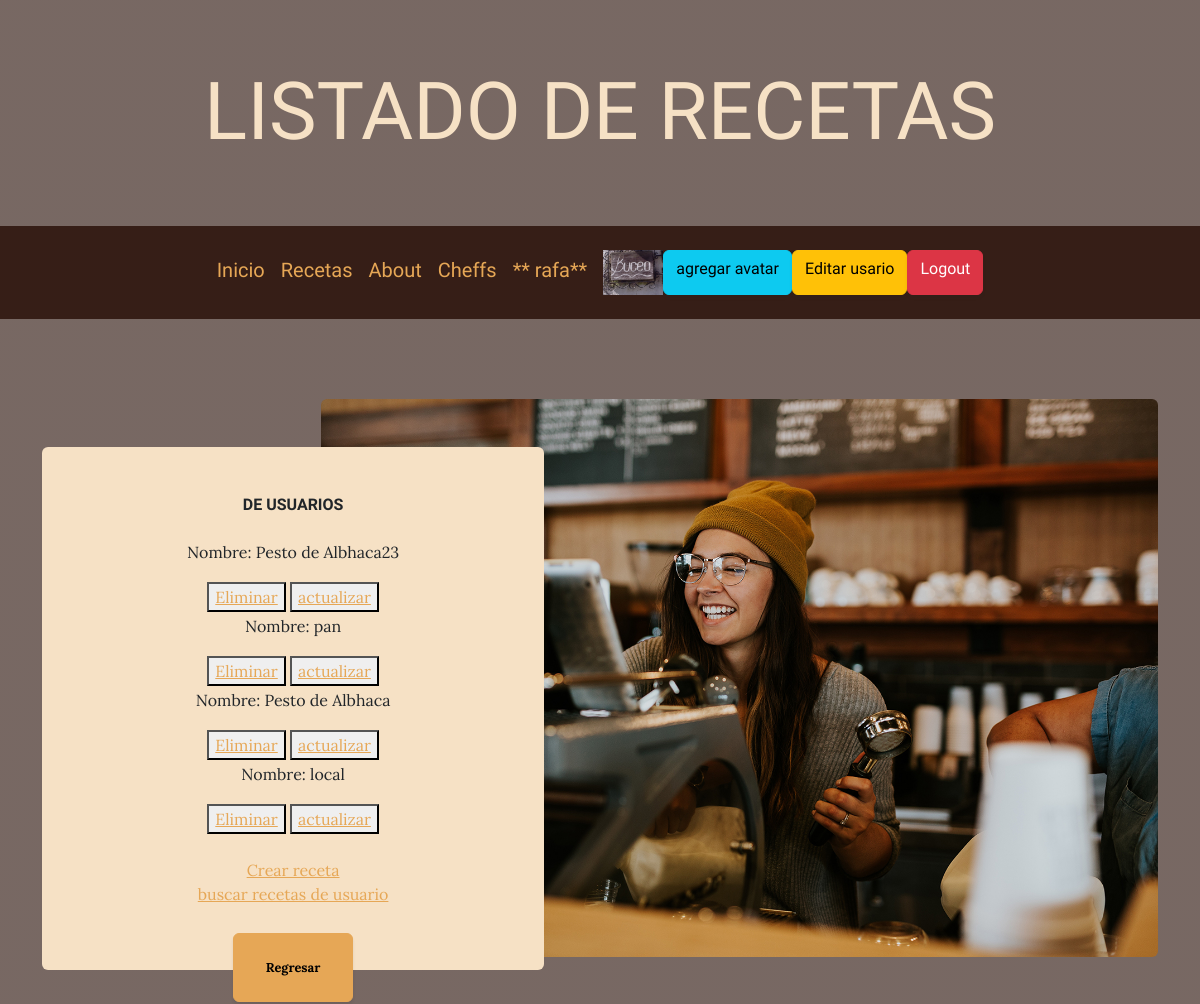
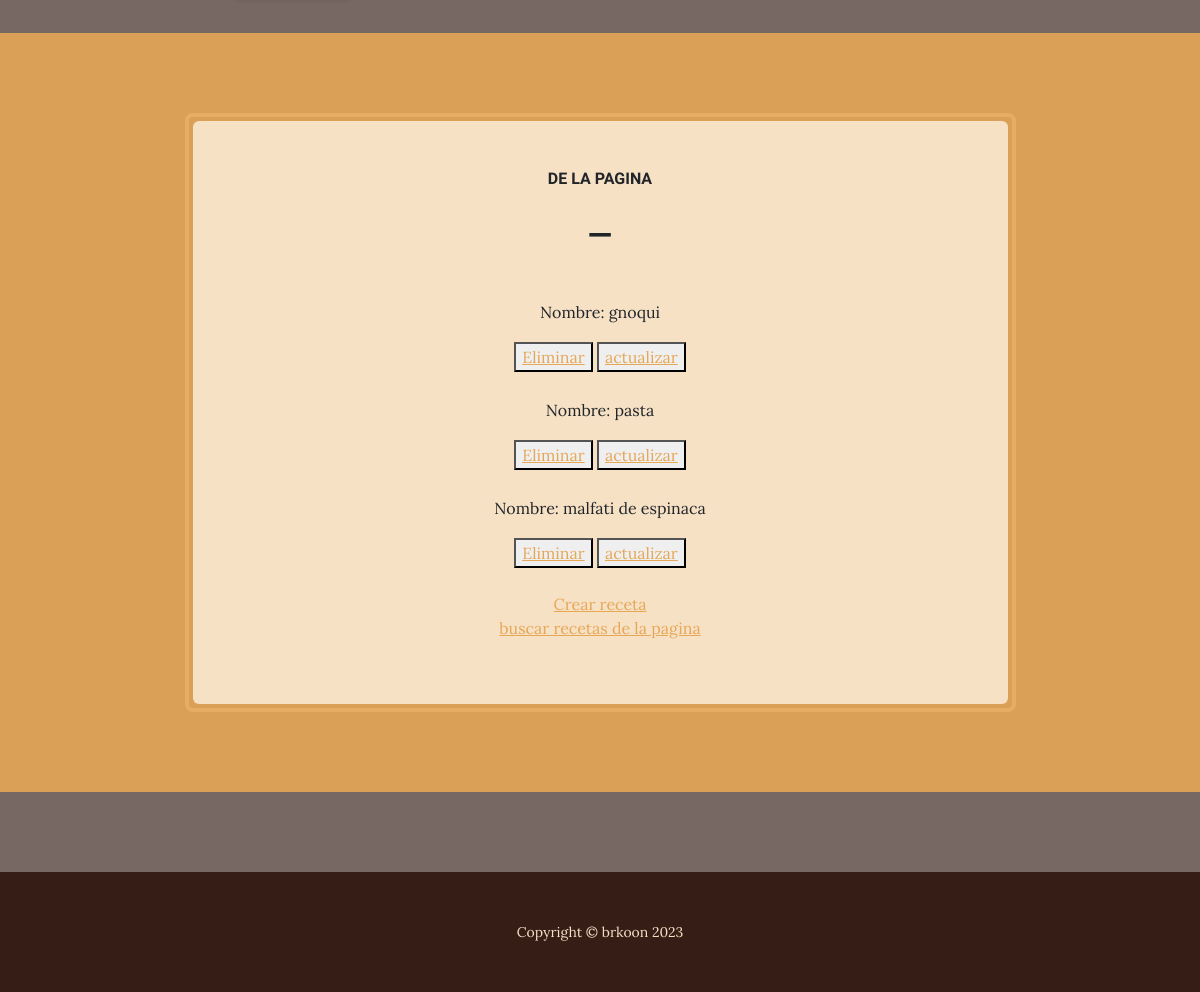
/AppRecetas/recetasMain/ (signed in), run on the app's committed database (2 pictures, top to bottom).
### AppRecetas/models.py (models this page shows, shortened)
class Avatar(models.Model):
    usuario = models.ForeignKey(User, on_delete=models.CASCADE)
    image = models.ImageField(upload_to= "avatares", null=True, blank=True)

class RecetasUsr(models.Model):
    nom_platosUsr = models.CharField(max_length=20)
    ingredientesUsr = models.CharField(max_length=100)
    recetaUsr = models.CharField(max_length=100)
    tiempoUsr = models.IntegerField()
    dificultadUsr = models.CharField(max_length=10)
    tipoDeCocinaUsr = models.CharField(max_length=20)
    fuenteUsr = models.CharField(max_length=30)
    procedimientoUsr = models.TextField()

class RecetasMain(models.Model):
    nom_platos = models.CharField(max_length=20)
    ingredientes = models.CharField(max_length=100)
    receta = models.CharField(max_length=100)
    tiempo = models.IntegerField()
    dificultad = models.CharField(max_length=10)
    tipoDeCocina = models.CharField(max_length=20)
    fuente = models.CharField(max_length=30)
    procedimiento = models.TextField()

### AppRecetas/views.py (the view)
# urls.py: path("recetasMain/", vista_recetasMain, name= "RecetasMain"),
def vista_recetasMain(request):
  recetasUsr_all = RecetasUsr.objects.all()
  recetasMain_all = RecetasMain.objects.all()
  return render(request,'AppRecetas/recetasMain.html', {"lista_recetasUsr" : recetasUsr_all , "lista_recetasMain": recetasMain_all})

### AppRecetas/templates/AppRecetas/recetasMain.html (shortened to what this page needs)
{% extends "AppRecetas/base.html" %}
{% block  titulo %}
Listado de recetas
{% endblock  %}
{% block  titulo_rec_1 %}
De usuarios
{% endblock %}
{% block complement%}
{% for recetasUsr in  lista_recetasUsr %}
    <p>Nombre: {{recetasUsr.nom_platosUsr}}  </p>
<button>
    <a href=" {% url 'eliminarRecetasUsr' recetasUsr.nom_platosUsr %}  ">Eliminar</a>
</button>
<button>
    <a href=" {% url 'updateRecetasUsr' recetasUsr.nom_platosUsr %}  ">actualizar</a>
    </button>
<br>
 {%endfor%}
 <br>
 <a href=" {% url 'AddRecetasUsr'  %}  ">Crear receta</a>
 <br>
 <a href="{% url 'seekRecetasUsr' %}">buscar recetas de usuario</a>
<br>
{% endblock %}
{% block titulos_rec_2 %}
De la pagina
{% endblock titulos_rec_2 %}
{% block complement_1 %}
{% for recetasMain in  lista_recetasMain %}
<br>
    <p>Nombre: {{recetasMain.nom_platos}}  </p>
<button>
{% if request.user.is_authenticated  %}
<a href=" {% url 'eliminarRecetasMain' recetasMain.nom_platos %}  ">Eliminar</a>
{% endif %}
</button>
<button>
<a href=" {% url 'updateRecetasMain' recetasMain.nom_platos %}  ">actualizar</a>
</button>
<br>
{%endfor%}
<br>
<a href=" {% url 'AddRecetasMain'  %}  ">Crear receta</a>
<br>
<a href="{% url 'seekRecetas' %}">buscar recetas de la pagina </a>
{%endblock%}

### AppRecetas/templates/AppRecetas/base.html (shortened to what this page needs)
<!DOCTYPE html>
<html lang="en">
    <head>
        {% load static  %}
        <link href="{% static 'AppRecetas/css/styles.css'%}" rel="stylesheet" />
    </head>
    <body>
        <header>
            <h1 class="site-heading text-center text-faded d-none d-lg-block">
                <span class="site-heading-lower">
                    {% block  titulo %}
                     {% endblock %}
                </span>
            </h1>
        </header>
        <nav class="navbar navbar-expand-lg navbar-dark py-lg-4" id="mainNav">
            <div class="container">
                <div class="collapse navbar-collapse" id="navbarSupportedContent">
                    <ul class="navbar-nav mx-auto">
                        <a class="navbar-brand" href="{% url 'Inicio' %}">Inicio</a>
                <a class="navbar-brand" href="{% url 'RecetasMain' %}">Recetas</a>
                <a class="navbar-brand" href="{% url 'About' %}">About</a>
                {% if request.user.is_authenticated  %}
                <a class="navbar-brand" href="{% url 'listaCheff' %}">Cheffs</a>
                {% endif %}
                {% if request.user.is_authenticated  %}
                <a class="navbar-brand" href="">** {{user.username}}**</a>
                {% with user.avatar_set.first as  miPrimerAvatar %}
                {% if miPrimerAvatar  %}
                <a href="{% url 'listaavatar' %}">
                <img src="{{miPrimerAvatar.image.url}}" alt=" NO EXITE AVATAR", style="max-width: 60px;">
                </a>
                {% endif %}
                {% endwith %}
                <a class="btn btn-info" href="{% url 'AddAvatar' %}">agregar avatar</a>
                <a class="btn btn-warning" href="{% url 'EditUsr' %}">Editar usario</a>
                <a class="btn btn-danger" href="{% url 'Logout' %}">Logout</a>
                {% else %}
                <a class="btn btn-success" href="{% url 'Login' %}">Login</a>
                <a class="btn btn-primary" href="{% url 'Register' %}">Registrarse</a>
                {% endif %}
                    </ul>
                </div>
            </div>
        </nav>
        <section class="page-section clearfix">
            <div class="container">
                <div class="intro">
                    <img class="intro-img img-fluid mb-3 mb-lg-0 rounded" src="{% static 'AppRecetas/assets/img/intro.jpg' %}" alt="..." />
                    <div class="intro-text left-0 text-center bg-faded p-5 rounded">
                        <h2 class="section-heading mb-4">
                            <span class="section-heading-upper">
                                {% block  titulo_rec_1 %}  {% endblock %}
                            </span>
                        </h2>
                        <p class="mb-3">
                            {% block  complement %}
                            {% endblock %}
                        </p>
                        <div class="intro-button mx-auto"><a class="btn btn-primary btn-xl" href="{% url 'Inicio' %}">Regresar</a></div>
                    </div>
                </div>
            </div>
        </section>
        <section class="page-section cta">
            <div class="container">
                <div class="row">
                    <div class="col-xl-9 mx-auto">
                        <div class="cta-inner bg-faded text-center rounded">
                            <h2 class="section-heading mb-4">
                                <span class="section-heading-upper">
                                    {% block titulos_rec_2 %}{% endblock titulos_rec_2 %}
                                </span>
                                <span class="section-heading-lower">_</span>
                            </h2>
                            <p class="mb-0">
                            {% block  complement_1 %}
                            {% endblock %}
                            </p>
                        </div>
                    </div>
                </div>
            </div>
        </section>
        <footer class="footer text-faded text-center py-5">
            <div class="container">
                <p class="m-0 small">Copyright &copy; brkoon  2023</p>
            </div>
        </footer>
    </body>
</html>

### data on the page
Avatar: image (picture)
RecetasUsr: nom_platosUsr "Pesto de Albhaca23"
RecetasUsr: nom_platosUsr "pan"
RecetasUsr: nom_platosUsr "Pesto de Albhaca"
RecetasUsr: nom_platosUsr "local"
RecetasMain: nom_platos "gnoqui"
RecetasMain: nom_platos "pasta"
RecetasMain: nom_platos "malfati de espinaca"

### other printed values
{{ user.username }} "rafa"
